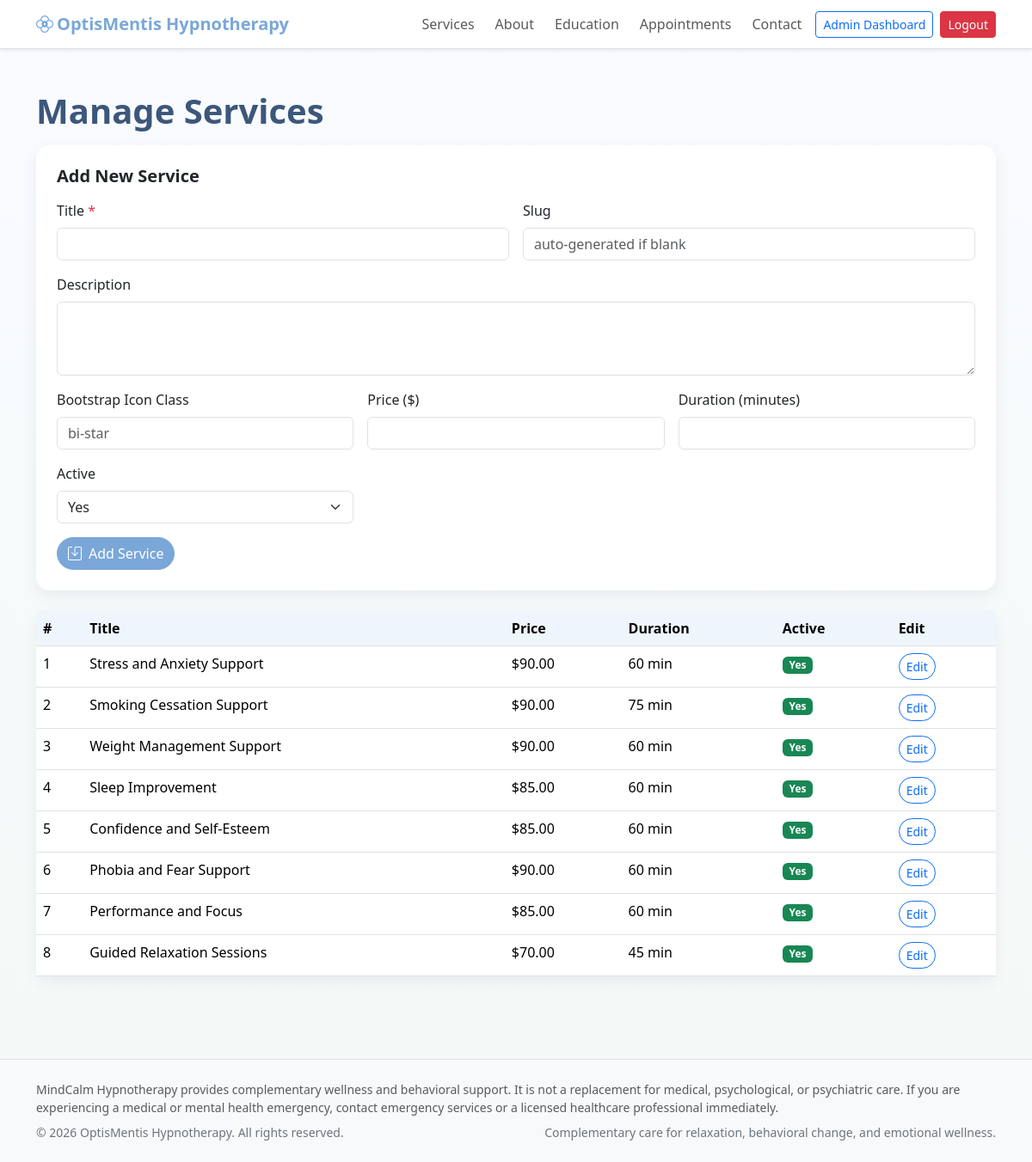
Screenshot of /admin/services.php (signed in) with the database file from the repository.
### tables this page shows
CREATE TABLE IF NOT EXISTS services (
    id               INT UNSIGNED AUTO_INCREMENT PRIMARY KEY,
    title            VARCHAR(150) NOT NULL,
    slug             VARCHAR(160) NOT NULL UNIQUE,
    description      TEXT DEFAULT NULL,
    icon             VARCHAR(80)  DEFAULT 'bi-star',
    price            DECIMAL(8,2) DEFAULT NULL,
    duration_minutes SMALLINT UNSIGNED DEFAULT 60,
    is_active        TINYINT(1) NOT NULL DEFAULT 1,
    created_at       DATETIME NOT NULL DEFAULT CURRENT_TIMESTAMP
);

### includes/functions.php (called while the page is built, shortened)
<?php
function e(string $value): string
{
    return htmlspecialchars($value, ENT_QUOTES, 'UTF-8');
}
function sanitize_input(?string $value): string
{
    return trim((string) $value);
}
function post(string $key, string $default = ''): string
{
    return sanitize_input($_POST[$key] ?? $default);
}

### admin/services.php (the view, shortened to what this page needs)
<?php
require_once __DIR__ . '/../config/db.php';
$editService = null;
$services = $pdo->query("SELECT * FROM services ORDER BY id")->fetchAll();
require_once __DIR__ . '/../includes/header.php';
?>
<div class="container">
    <h1 class="page-title mt-4 mb-3">Manage Services</h1>
    <div class="card section-card p-4 mb-4">
        <h5 class="fw-bold mb-3"><?= $editService ? 'Edit Service' : 'Add New Service' ?></h5>
        <form method="post" novalidate>
            <div class="row g-3">
                <div class="col-md-6">
                    <label class="form-label">Title <span class="text-danger">*</span></label>
                    <input type="text" name="title" class="form-control" value="<?= e($editService['title'] ?? post('title')) ?>">
                </div>
                <div class="col-md-6">
                    <label class="form-label">Slug</label>
                    <input type="text" name="slug" class="form-control" value="<?= e($editService['slug'] ?? post('slug')) ?>" placeholder="auto-generated if blank">
                </div>
                <div class="col-12">
                    <label class="form-label">Description</label>
                    <textarea name="description" class="form-control" rows="3"><?= e($editService['description'] ?? post('description')) ?></textarea>
                </div>
                <div class="col-md-4">
                    <label class="form-label">Bootstrap Icon Class</label>
                    <input type="text" name="icon" class="form-control" value="<?= e($editService['icon'] ?? post('icon')) ?>" placeholder="bi-star">
                </div>
                <div class="col-md-4">
                    <label class="form-label">Price ($)</label>
                    <input type="number" name="price" class="form-control" min="0" step="0.01" value="<?= e($editService['price'] ?? post('price')) ?>">
                </div>
                <div class="col-md-4">
                    <label class="form-label">Duration (minutes)</label>
                    <input type="number" name="duration_minutes" class="form-control" min="1" value="<?= e($editService['duration_minutes'] ?? post('duration_minutes')) ?>">
                </div>
                <div class="col-md-4">
                    <label class="form-label">Active</label>
                    <select name="is_active" class="form-select">
                        <option value="1" <?= ($editService['is_active'] ?? 1) == 1 ? 'selected' : '' ?>>Yes</option>
                    </select>
                </div>
            </div>
            <button class="btn btn-primary mt-3 rounded-pill"><i class="bi bi-save me-2"></i><?= $editService ? 'Update Service' : 'Add Service' ?></button>
        </form>
    </div>
    <div class="card section-card">
        <div class="table-responsive">
            <table class="table table-hover mb-0">
                <thead>
                    <tr>
                        <th>#</th>
                        <th>Title</th>
                        <th>Price</th>
                        <th>Duration</th>
                        <th>Active</th>
                        <th>Edit</th>
                    </tr>
                </thead>
                <tbody>
                    <?php foreach ($services as $svc): ?>
                        <tr>
                            <td><?= (int) $svc['id'] ?></td>
                            <td><?= e($svc['title']) ?></td>
                            <td><?= $svc['price'] !== null ? '$' . number_format((float)$svc['price'], 2) : '—' ?></td>
                            <td><?= $svc['duration_minutes'] ? (int)$svc['duration_minutes'] . ' min' : '—' ?></td>
                            <td><?= $svc['is_active'] ? '<span class="badge bg-success">Yes</span>' : '<span class="badge bg-secondary">No</span>' ?></td>
                            <td><a href="services.php?edit=<?= (int)$svc['id'] ?>" class="btn btn-sm btn-outline-primary rounded-pill">Edit</a></td>
                        </tr>
                    <?php endforeach; ?>
                </tbody>
            </table>
        </div>
    </div>
</div>
<?php require_once __DIR__ . '/../includes/footer.php'; ?>

### assets/css/style.css (style rules this page uses)
:root { --brand-blue: #7aa7d8; --brand-green: #97c7b2; --brand-lavender: #d8c7ea; --brand-ink: #314154; --brand-soft: #f6f9fc; }
body { font-family: "Segoe UI", Tahoma, Geneva, Verdana, sans-serif; background: linear-gradient(180deg, #f9fbff 0%, #f4f9f7 100%); color: var(--brand-ink); }
.btn-primary { background-color: var(--brand-blue); border-color: var(--brand-blue); }
.section-card { border: 0; border-radius: 1rem; box-shadow: 0 6px 18px rgba(49, 65, 84, 0.08); }
.table thead th { background-color: #eef5fc; }
.page-title { font-weight: 700; color: #3c577a; }

### rows the page displays
services: id "1", title "Stress and Anxiety Support", price "90.00", duration_minutes "60", is_active "Yes"
services: id "2", title "Smoking Cessation Support", price "90.00", duration_minutes "75", is_active "Yes"
services: id "3", title "Weight Management Support", price "90.00", duration_minutes "60", is_active "Yes"
services: id "4", title "Sleep Improvement", price "85.00", duration_minutes "60", is_active "Yes"
services: id "5", title "Confidence and Self-Esteem", price "85.00", duration_minutes "60", is_active "Yes"
services: id "6", title "Phobia and Fear Support", price "90.00", duration_minutes "60", is_active "Yes"
services: id "7", title "Performance and Focus", price "85.00", duration_minutes "60", is_active "Yes"
services: id "8", title "Guided Relaxation Sessions", price "70.00", duration_minutes "45", is_active "Yes"

### other values shown
APP_NAME "OptisMentis Hypnotherapy"
